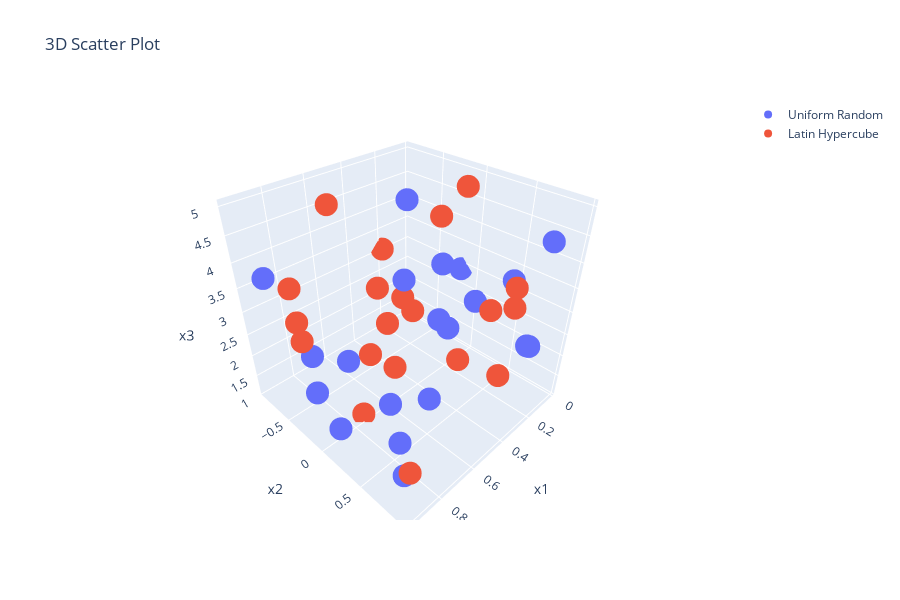

Here is the notebook cell this chart was saved with:
### Markdown cell above
Let's plot a nice three-dimensional visualisation of the data points generated using the `design` method with both the Latin Hypercube and Uniform Random sampling schemes. Feel free to move the plot around an visualise the data across the various dimensions.

### Code cell
# Create 3D scatter plot
fig = go.Figure()

# Add the first set of points
fig.add_trace(
    go.Scatter3d(
        x=initial_points_random["x1"],
        y=initial_points_random["x2"],
        z=initial_points_random["x3"],
        mode="markers",
        name="Uniform Random",
    )
)

# Add the second set of points
fig.add_trace(
    go.Scatter3d(
        x=initial_points_lhc["x1"],
        y=initial_points_lhc["x2"],
        z=initial_points_lhc["x3"],
        mode="markers",
        name="Latin Hypercube",
    )
)

# Set labels and title
fig.update_layout(
    scene=dict(xaxis_title="x1", yaxis_title="x2", zaxis_title="x3"),
    title="3D Scatter Plot",
    width=900,
    height=600,
)

# Show plot
fig.show()

### Figure 1 — Plotly figure (JSON) as saved in the notebook; plotly's stock layout.template omitted (floating-point values rounded to 4 significant figures)
{"data": [{"mode": "markers", "name": "Uniform Random", "type": "scatter3d", "x": [0.2122, 0.6056, 0.4965, 0.8973, 0.1259, 0.9152, 0.3881, 0.05443, 0.748, 0.8161, 0.5427, 0.01596, 0.1823, 0.6324, 0.03117, 0.1803, 0.9369, 0.04836, 0.2713, 0.7717], "y": [0.9124, -0.5565, 0.3249, 0.8077, 0.5832, 0.09531, 0.2285, -0.3589, -0.7396, -0.5174, 0.09858, -0.1653, 0.8603, 0.09655, 0.06517, 0.9338, -0.6831, -0.8545, 0.127, 0.5052], "z": [2.629, 1.419, 1.327, 1.544, 3.51, 1.5, 3.989, 1.502, 1.672, 1.191, 3.839, 2.918, 2.51, 1.25, 2.373, 4.62, 3.87, 4.025, 2.287, 1.345]}, {"mode": "markers", "name": "Latin Hypercube", "type": "scatter3d", "x": [0.3643, 0.8802, 0.4921, 0.2585, 0.9583, 0.7789, 0.4208, 0.06139, 0.8121, 0.9082, 0.1663, 0.5619, 0.2026, 0.03876, 0.6119, 0.3169, 0.5433, 0.7379, 0.6794, 0.1448], "y": [-0.2809, -0.5081, -0.4875, 0.7835, -0.1639, -0.8272, 0.9686, -0.3676, 0.3939, 0.8917, 0.08468, -0.7922, -0.9068, 0.2681, 0.1225, -0.6069, 0.6868, -0.03621, 0.4621, 0.5729], "z": [2.773, 3.729, 1.403, 3.401, 3.215, 2.472, 4.272, 4.004, 4.464, 1.812, 4.991, 4.606, 3.077, 2.366, 2.159, 1.695, 2.878, 1.112, 3.885, 1.315]}], "layout": {"height": 600, "scene": {"xaxis": {"title": {"text": "x1"}}, "yaxis": {"title": {"text": "x2"}}, "zaxis": {"title": {"text": "x3"}}}, "title": {"text": "3D Scatter Plot"}, "width": 900}}
